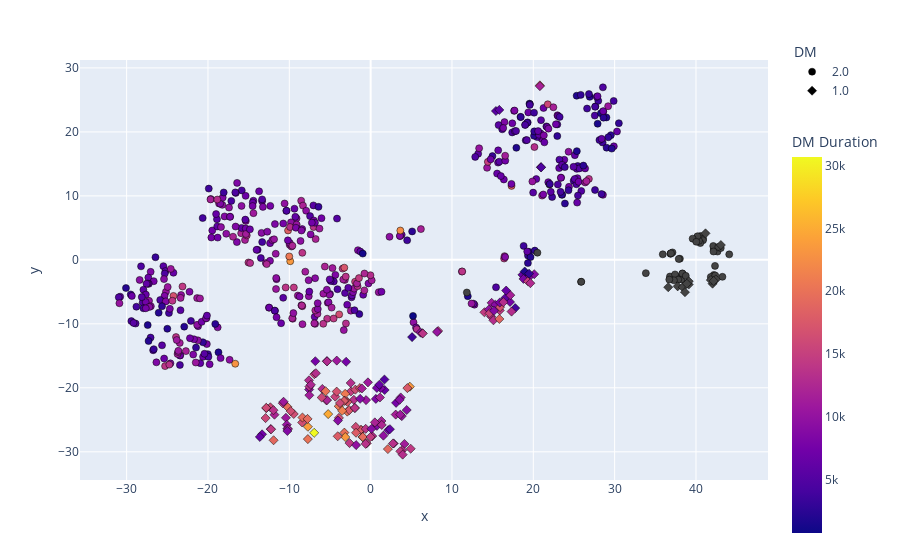

Write notebook code for a chart like this one.
### Code cell
fig = px.scatter(df_results, x="x", y="y", color="DM Duration", symbol="DM", hover_data=["ID"]
                 ,category_orders={"DM Duration": df_results['DM Duration'].unique(),
                              "DM": df_results['DM'].unique()})
fig.update_traces(marker={'size': 7, 'line' : {'color' : 'rgba(0, 0, 0, 0.5)',
                                   'width' : 1}})

fig.layout.legend.y = 1.05
fig.layout.legend.x = 1.035
fig.layout.coloraxis.colorbar.y = 0.35

fig.show()

### Figure 1 — Plotly figure (JSON) as saved in the notebook; plotly's stock layout.template omitted (floating-point values rounded to 4 significant figures; data arrays with more than 128 entries replaced by an {"elided": "..."} marker saying what was removed)
{"data": [{"customdata": {"elided": "504x1 str values"}, "hovertemplate": "DM=2.0<br>x=%{x}<br>y=%{y}<br>ID=%{customdata[0]}<br>DM Duration=%{marker.color}<extra></extra>", "legendgroup": "2.0", "marker": {"color": {"elided": "504 int values"}, "coloraxis": "coloraxis", "line": {"color": "rgba(0, 0, 0, 0.5)", "width": 1}, "size": 7, "symbol": "circle"}, "mode": "markers", "name": "2.0", "orientation": "v", "showlegend": true, "type": "scatter", "x": {"elided": "504 float values"}, "xaxis": "x", "y": {"elided": "504 float values"}, "yaxis": "y"}, {"customdata": {"elided": "170x1 str values"}, "hovertemplate": "DM=1.0<br>x=%{x}<br>y=%{y}<br>ID=%{customdata[0]}<br>DM Duration=%{marker.color}<extra></extra>", "legendgroup": "1.0", "marker": {"color": {"elided": "170 int values"}, "coloraxis": "coloraxis", "line": {"color": "rgba(0, 0, 0, 0.5)", "width": 1}, "size": 7, "symbol": "diamond"}, "mode": "markers", "name": "1.0", "orientation": "v", "showlegend": true, "type": "scatter", "x": {"elided": "170 float values"}, "xaxis": "x", "y": {"elided": "170 float values"}, "yaxis": "y"}], "layout": {"coloraxis": {"colorbar": {"title": {"text": "DM Duration"}, "y": 0.35}, "colorscale": [[0, "#0d0887"], [0.1111, "#46039f"], [0.2222, "#7201a8"], [0.3333, "#9c179e"], [0.4444, "#bd3786"], [0.5556, "#d8576b"], [0.6667, "#ed7953"], [0.7778, "#fb9f3a"], [0.8889, "#fdca26"], [1, "#f0f921"]]}, "legend": {"title": {"text": "DM"}, "tracegroupgap": 0, "x": 1.035, "y": 1.05}, "margin": {"t": 60}, "xaxis": {"anchor": "y", "domain": [0, 1], "title": {"text": "x"}}, "yaxis": {"anchor": "x", "domain": [0, 1], "title": {"text": "y"}}}}
